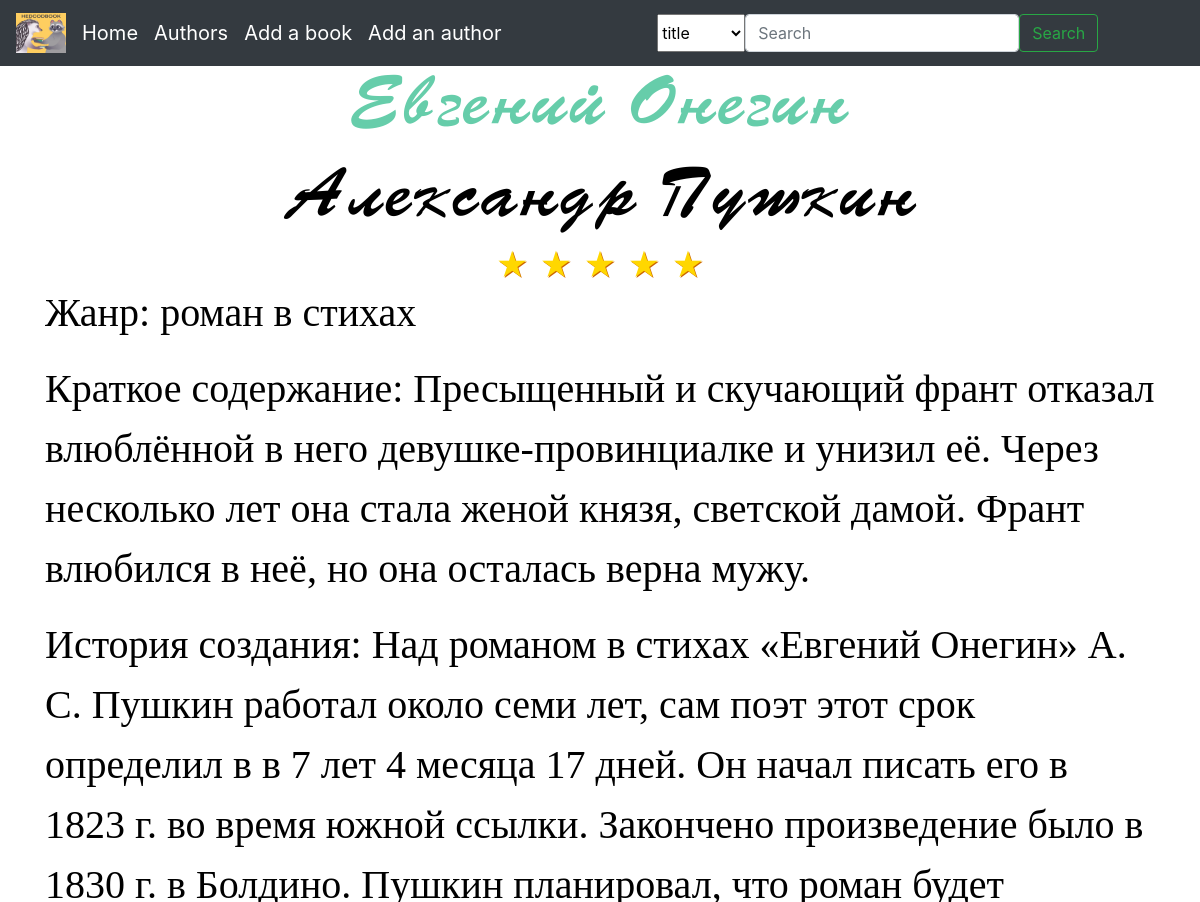
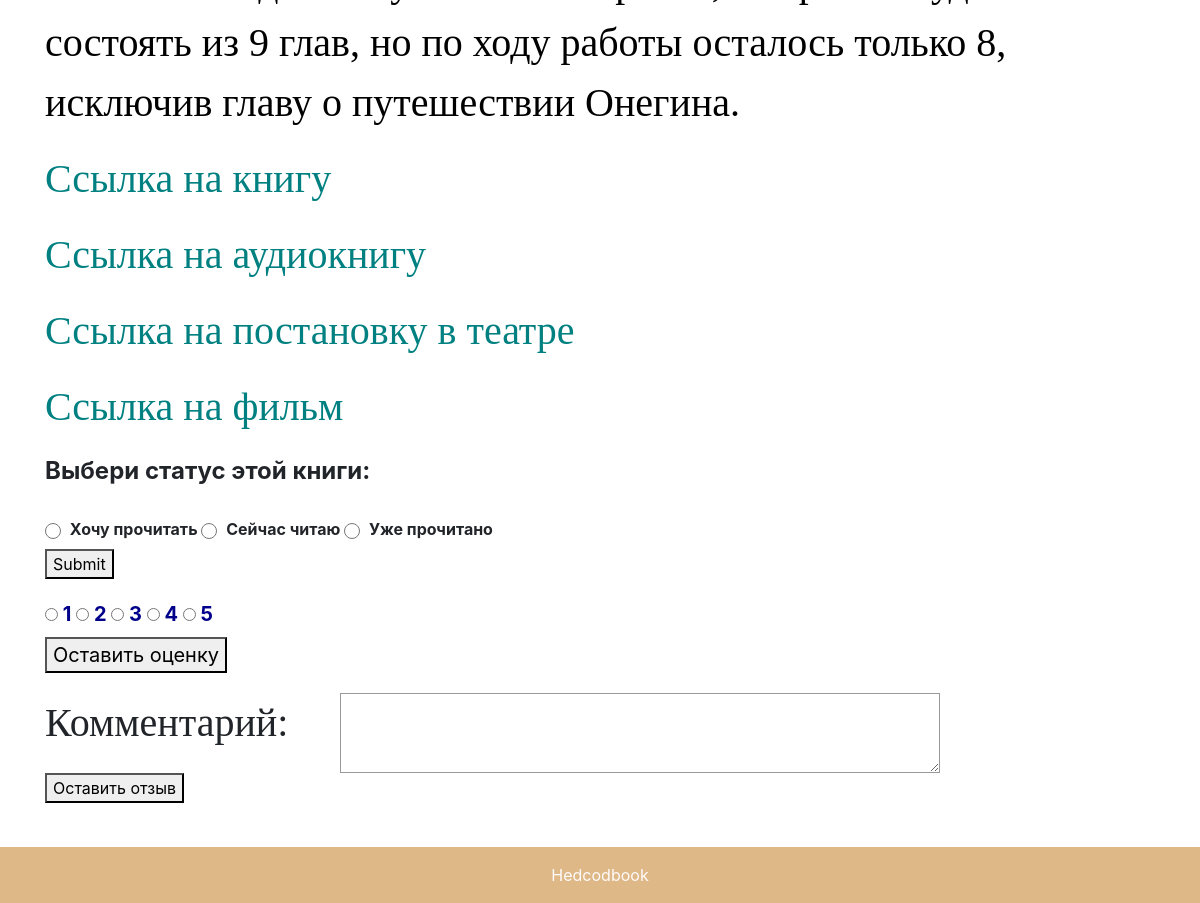
/book/4, run on the app's committed database (2 pictures, top to bottom).
### data/library.py (models this page shows, shortened)
class Library(SqlAlchemyBase):
    __tablename__ = 'library'
    id = sqlalchemy.Column(sqlalchemy.Integer, primary_key=True, autoincrement=True)
    name = sqlalchemy.Column(sqlalchemy.String, nullable=True)
    author_id = sqlalchemy.Column(sqlalchemy.Integer, sqlalchemy.ForeignKey("authors.id"))
    picture = sqlalchemy.Column(sqlalchemy.String, nullable=True, default='/static/img/html/emblem.jpg')
    genre = sqlalchemy.Column(sqlalchemy.String, nullable=True)
    link_to_the_production = sqlalchemy.Column(sqlalchemy.String, nullable=True, default='/no_information')
    link_to_the_book = sqlalchemy.Column(sqlalchemy.String, nullable=True, default='/no_information')
    link_to_audio = sqlalchemy.Column(sqlalchemy.String, nullable=True, default='/no_information')
    link_to_the_screenshot = sqlalchemy.Column(sqlalchemy.String, nullable=True, default='/no_information')
    summary = sqlalchemy.Column(sqlalchemy.Text, nullable=True)
    history_of_creation = sqlalchemy.Column(sqlalchemy.Text, nullable=True)
    summa_marks = sqlalchemy.Column(sqlalchemy.Integer, default=0)
    count_marks = sqlalchemy.Column(sqlalchemy.Integer, default=0)
    reviews = sqlalchemy.Column(sqlalchemy.JSON, default={})
    authors = orm.relationship('Authors')

### data/authors.py (models this page shows, shortened)
class Authors(SqlAlchemyBase):
    __tablename__ = 'authors'
    id = sqlalchemy.Column(sqlalchemy.Integer, primary_key=True, autoincrement=True)
    name = sqlalchemy.Column(sqlalchemy.String, nullable=True)
    surname = sqlalchemy.Column(sqlalchemy.String, nullable=True)
    about = sqlalchemy.Column(sqlalchemy.Text, nullable=True)
    picture = sqlalchemy.Column(sqlalchemy.String, nullable=True, default=random.choice(['/static/img/avatars/avatar_hedgehog.jpg', '/static/img/avatars/avatar_raccoon.jpg']))
    library = orm.relationship("Library", back_populates='authors')

### main.py (the view, shortened to what this page needs)
@app.route("/book/<int:book_id>", methods=['GET', 'POST'])
def open_book(book_id):
    db_sess = db_session.create_session()
    book = db_sess.query(Library).filter(Library.id == book_id).first()
    sl_reviews = book.reviews
    if book.count_marks == 0:
        stars = 0
    else:
        stars = book.summa_marks // book.count_marks
    author = db_sess.query(Authors).filter(Authors.id == book.author_id).first()
    return render_template("book.html", book=book, author=author, sl_reviews=sl_reviews, stars=stars)

### data/db_session.py (called while the page is built)
def create_session() -> Session:
    global __factory
    return __factory()

### templates/book.html (shortened to what this page needs)
{% extends 'base.html' %}
{% block content %}
<link rel="stylesheet" type="text/css" href="/static/css/book.css">
<center><h1 class="title">{{ book.name }}</h1></center>
<a href="/author/{{ author.id }}" class="author"><center><h1 class="author_name">{{ author.name }} {{ author.surname }}</h1></center></a>
<center><div class="rating-result">
	{% for i in range(1, 6) %}
	{% if stars >= i %}
	    <span class="active"></span>
	{% else %}
	    <span></span>
	{% endif %}
	{% endfor %}
</div></center>
<p class="text">Жанр: {{ book.genre }}</p>
<p class="text">Краткое содержание: {{ book.summary }}</p>
<p class="text">История создания: {{ book.history_of_creation }}</p>
<a href="{{ book.link_to_the_book }}">
    <p class="link">Ссылка на книгу</p>
</a>
<a href="{{ book.link_to_audio }}">
    <p class="link">Ссылка на аудиокнигу</p>
</a>
<a href="{{ book.link_to_the_production }}">
    <p class="link">Ссылка на постановку в театре</p>
</a>
<a href="{{ book.link_to_the_screenshot }}">
    <p class="link">Ссылка на фильм</p>
</a>
<form method="post">
  <fieldset>
    <legend style="font-weight: bold">Выбери статус этой книги:</legend>
    <div style="font-size: 16px; font-weight: bold; margin-top: 20px">
      <input class="status" type="radio" id="want_to_read" name="status" value="want_to_read"/>
      <label for="want_to_read">Хочу прочитать</label>
      <input class="status" type="radio" id="reading_now" name="status" value="reading_now"/>
      <label for="reading_now">Сейчас читаю</label>
      <input class="status" type="radio" id="were_read" name="status" value="were_read"/>
      <label for="reading_now">Уже прочитано</label>
    </div>
    <div>
      <button type="submit">Submit</button>
    </div>
  </fieldset>
</form>
<form method="post" action="{{ url_for('send_marks', book_id = book.id)}}">
    <div style="font-size: 20px; font-weight: bold; margin-top: 20px; margin-bottom: 20px; color: DarkBlue">
     <input class="mark" type="radio" id="one" name="mark" value="1"/>
     <label for="one">1</label>
     <input class="mark" type="radio" id="two" name="mark" value="2"/>
     <label for="two">2</label>
     <input class="mark" type="radio" id="three" name="mark" value="3"/>
     <label for="three">3</label>
     <input class="mark" type="radio" id="four" name="mark" value="4"/>
     <label for="four">4</label>
     <input class="mark" type="radio" id="five" name="mark" value="5"/>
     <label for="five">5</label>
     <div>
       <button type="submit">Оставить оценку</button>
     </div>
   </div>
</form>
<form method="post" action="{{ url_for('send_reviews', book_id = book.id)}}">
    <label class="comment" for="msg">Комментарий:</label>
    <textarea id="msg" name="user_message"></textarea>
    <div>
        <button type="submit">Оставить отзыв</button>
    </div>
</form>
{% endblock %}

### static/css/main.css (style rules this page uses)
body { background-image: url(/static/img/html/fon.jpg); background-repeat: no-repeat; background-position: center center; background-attachment: fixed; -webkit-background-size: cover; -moz-background-size: cover; -o-background-size: cover; background-size: cover; }
body { min-height: 100vh; position: relative; margin: 0; padding-bottom: 100px; //height of the footer box-sizing: border-box; }

### static/css/book.css (style rules this page uses)
.text { word-wrap:break-word; font-family: 'FontName2'; font-size: 40px; color: black }
.link { word-wrap:break-word; font-family: 'FontName2'; font-size: 40px; color: #008080 }
.title { word-wrap:break-word; font-family: 'FontName1'; font-size: 70px; color: MediumAquamarine }
.author_name { word-wrap:break-word; font-family: 'FontName1'; font-size: 70px; color: black }
.rating-result { width: 265px; margin: 0 auto; }
.rating-result span { padding: 0; font-size: 32px; margin: 0 3px; line-height: 1; color: lightgrey; text-shadow: 1px 1px #bbb; }
.rating-result > span:before { content: '★'; }
.rating-result > span.active { color: gold; text-shadow: 1px 1px #c60; }
.comment { font-family: 'FontName2'; font-size: 40px; color: black display: inline-block; width: 90px; text-align: right; }
textarea { font: 1em sans-serif; width: 600px; box-sizing: border-box; border: 1px solid #999; vertical-align: top; height: 5em; margin-left: 200px; }
.status { border-radius: 50%; width: 16px; height: 16px; border: 2px solid; transition: 0.2s all linear; margin-right: 5px; position: relative; top: 4px; }

### data on the page
Library: name "Евгений Онегин", genre "роман в стихах", summary "Пресыщенный и скучающий франт отказал влюблённой в него девушке-провинциалке и унизил её. Через несколько лет она стала женой князя, светской дамой. Франт влюбился в неё, но она осталась верна мужу.", history_of_creation "Над романом в стихах «Евгений Онегин» А. С. Пушкин работал около семи лет, сам поэт этот срок определил в в 7 лет 4 месяца 17 дней. Он начал писать его в 1823 г. во время южной ссылки. Закончено произведение было в 1830 г. в Болдино. Пушкин планировал, что роман будет состоять из 9 глав, но по ходу работы осталось только 8, исключив главу о путешествии Онегина."
Authors: name "Александр", surname "Пушкин"
